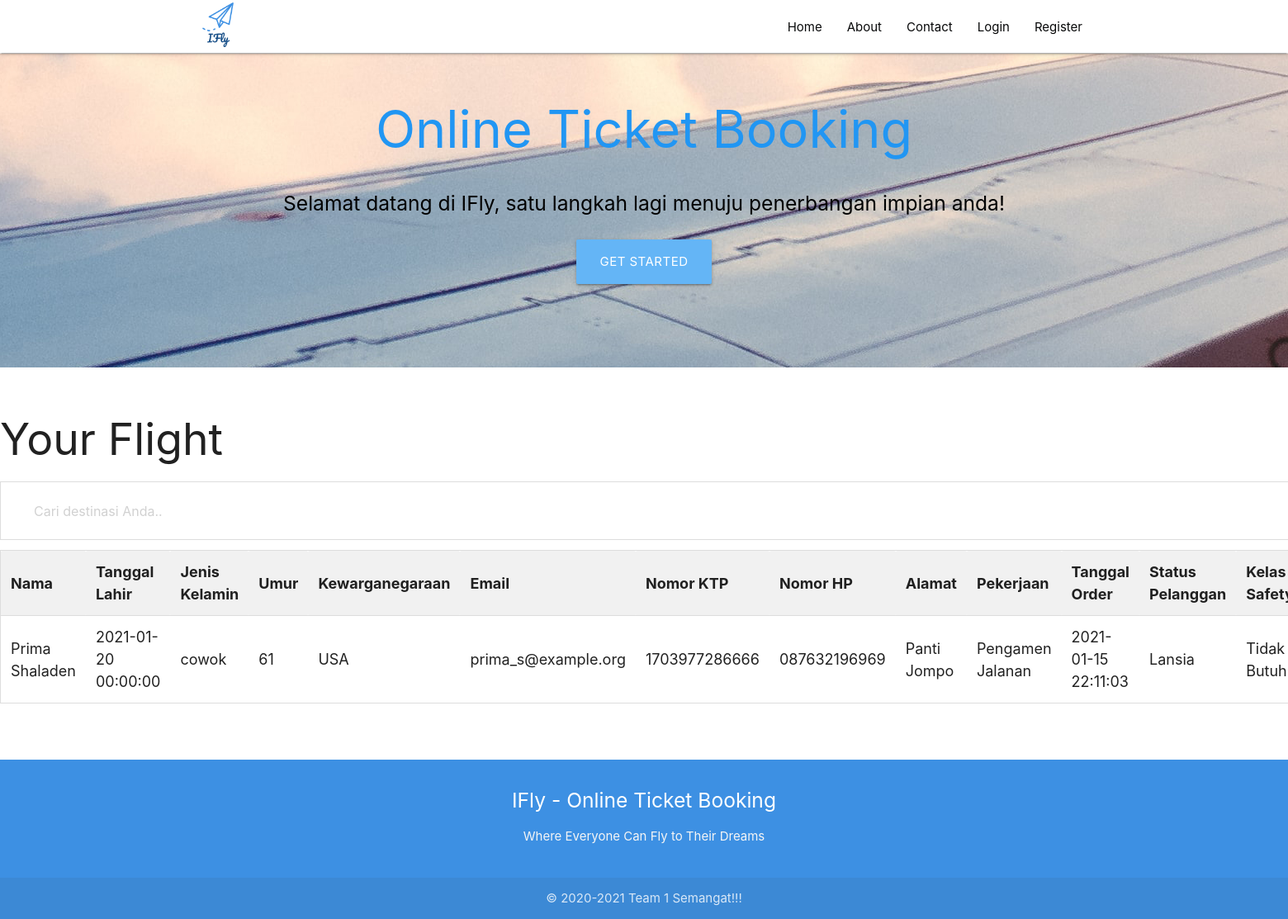
The app's page /pemesanan.php with its own data.
### tables this page shows
CREATE TABLE IF NOT EXISTS `pesanan_pelanggan` (
  `id_pelanggan` int(11) NOT NULL,
  `id_status_pelanggan` tinyint(4) NOT NULL,
  `id_kelas_safety` tinyint(4) NOT NULL,
  `nama` varchar(50) NOT NULL,
  `tgl_lahir` datetime NOT NULL,
  `jenis_kelamin` varchar(50) NOT NULL,
  `umur` tinyint(2) NOT NULL,
  `kewarganegaraan` varchar(20) NOT NULL,
  `email` varchar(50) NOT NULL,
  `nomor_ktp` varchar(16) NOT NULL,
  `no_hp` varchar(13) NOT NULL,
  `alamat` varchar(150) NOT NULL,
  `pekerjaan` varchar(25) NOT NULL,
  `suket_covid` varchar(50) DEFAULT NULL,
  `tgl_perubahan` datetime DEFAULT NULL
);

### pemesanan.php (the view, shortened to what this page needs)
<?php
include 'conn.php';
$view = "SELECT * FROM pesanan_pelanggan";
$rows = mysqli_query($conn, $view);
include 'header.php';
?>
    <div class="home">
      <div id="index-banner" class="parallax-container">
        <div class="section no-pad-bot">
          <div class="container">
            <br><br>
            <h1 class="header center blue-text">Online Ticket Booking</h1>
            <div class="row center">
              <h5
                  class="header col s12 black-text">Selamat datang di IFly, satu langkah lagi menuju penerbangan impian anda!
              </h5>
            </div>
            <div class="row center">
            <?php if ($_SESSION) : ?>
                <a href="order.php" id="download-button" class="btn-large waves-effect waves-light blue lighten-2">Get Started</a>
            <?php else: ?>
                <a href="login.php" id="download-button" class="btn-large waves-effect waves-light blue lighten-2">Get Started</a>
            <?php endif; ?>
            </div>
            <br><br>
          </div>
        </div>
        <div width="100%" class="parallax"><img src="images/Parallax1.jpg" alt="Unsplashed background img 1"></div>
      </div>
      <br>
        </head>
        <body>
        <h2>Your Flight</h2>
        <input type="text" id="myInput" onkeyup="myFunction()" placeholder="Cari destinasi Anda.." title="Type in a name">
        <table id="myTable">
        <tr class="header">
            <th style="width:auto%;">Nama</th>
            <th style="width:auto%;">Tanggal Lahir</th>
            <th style="width:auto%;">Jenis Kelamin</th>
            <th style="width:auto%;">Umur</th>
            <th style="width:auto%;">Kewarganegaraan</th>
            <th style="width:auto%;">Email</th>
            <th style="width:auto%;">Nomor KTP</th>
            <th style="width:auto%;">Nomor HP</th>
            <th style="width:auto%;">Alamat</th>
            <th style="width:auto%;">Pekerjaan</th>
            <th style="width:auto%;">Tanggal Order</th>
            <th style="width:auto%;">Status Pelanggan</th>
            <th style="width:auto%;">Kelas Safety</th>
        </tr>
        <?php foreach($rows as $row) : ?>
        <tr>
            <td><?= $row['nama']?></td>
            <td><?= $row['tgl_lahir']?></td>
            <td><?= $row['jenis_kelamin']?></td>
            <td><?= $row['umur']?></td>
            <td><?= $row['kewarganegaraan']?></td>
            <td><?= $row['email']?></td>
            <td><?= $row['nomor_ktp']?></td>
            <td><?= $row['no_hp']?></td>
            <td><?= $row['alamat']?></td>
            <td><?= $row['pekerjaan']?></td>
            <td><?= $row['tgl_perubahan']?></td>
            <td>
              <?php
                  if($row['id_status_pelanggan']==3){
                    echo 'Lansia';
                  }
                  elseif($row['id_status_pelanggan']==2){
                    echo 'Reguler';
                  }
                  else{
                    echo 'Balita';
                  }
              ?>
            </td>
            <td>
              <?php
                  if($row['id_kelas_safety']==1){
                    echo 'Butuh';
                  }
                  else{
                    echo 'Tidak Butuh';
                  }
              ?>
            </td>
        </tr>
        <?php endforeach; ?>
        </table>
        <br>
        <br>
        <br>
    </div>
<?php
include 'footer.php';
?>

### header.php (shortened to what this page needs)
<!DOCTYPE html>
<html lang="en">
  <head>
    <link href="css/materialize.css" type="text/css" rel="stylesheet"/>
    <link href="css/style.css" type="text/css" rel="stylesheet"/>
  </head>
  <body>
    <nav class="white" role="navigation">
    <?php if ($_SESSION) : ?>
        <div class="nav-wrapper container">
          <a id="logo-container" href="index.php" class="brand-logo"><img class="responsive-img" src="images/logo.png" width="60" height="auto"></a>
          <ul class="right hide-on-med-and-down">
            <li><a class="waves-effect" href="index.php">Home</a></li>
            <li><a class="waves-effect" href="about.php">About</a></li>
            <li><a class="waves-effect" href="contact.php">Contact</a></li>
            <li>
                <a class='dropdown-trigger btn' href='#' data-target='dropdown1'><?php echo $_SESSION['email']?></a>
                <ul id='dropdown1' class='dropdown-content'>
                  <li><a href="order.php">Pesan</a></li>
                  <li><a href="caripesanan.php">Cari Pesanan</a></li>
                  <li><a href="suratkedatangan.php">Surat Kedatangan</a></li>
                  <li><a href="fiture-kelas.php">Fiture Kelas</a></li>
                  <li class="divider" tabindex="-1"></li>
                  <li><a href="pemesanan.php">Pemesanan</a></li>
                  <li><a href="logout.php">Logout</a></li>
                  <!-- <li class="divider" tabindex="-1"></li>
                  <li><a href="#!">three</a></li>
                  <li><a href="#!"><i class="material-icons">view_module</i>four</a></li>
                  <li><a href="#!"><i class="material-icons">cloud</i>five</a></li> -->
                </ul>
            </li>
            <!-- <li><a class="waves-effect" href="#"><?php echo $_SESSION['email']?></a></li>
            <li><a class="waves-effect" href="logout.php">Logout</a></li> -->
          </ul>
          <ul id="nav-mobile" class="sidenav">
            <li><a class="waves-effect" href="index.php">Home</a></li>
            <li><a class="waves-effect" href="about.php">About</a></li>
            <li><a class="waves-effect" href="contact.php">Contact</a></li>
            <li><a class="waves-effect" href="order.php">Order</a></li>
            <li><a class="waves-effect" href="#"><?php echo $_SESSION['email']?></a></li>
            <li><a class="waves-effect" href="logout.php">Logout</a></li>
          </ul>
          <a href="#" data-target="nav-mobile" class="sidenav-trigger"><i class="material-icons">menu</i></a>
        </div>
    <?php else: ?>
        <div class="nav-wrapper container">
          <a id="logo-container" href="index.php" class="brand-logo"><img class="responsive-img" src="images/logo.png" width="60" height="auto"></a>
          <ul class="right hide-on-med-and-down">
            <li><a class="waves-effect" href="index.php">Home</a></li>
            <li><a class="waves-effect" href="about.php">About</a></li>
            <li><a class="waves-effect" href="contact.php">Contact</a></li>
            <li><a class="waves-effect" href="login.php">Login</a></li>
            <li><a class="waves-effect" href="register.php">Register</a></li>
          </ul>
        </div>
    <?php endif; ?>
      </nav>

### footer.php (shortened to what this page needs)
    <footer class="page-footer">
      <div class="container">
        <div class="row">
          <div class="col l12 s12 center-align">
            <h5 class="white-text">IFly - Online Ticket Booking</h5>
            <p class="grey-text text-lighten-4">Where Everyone Can Fly to Their Dreams</p>
          </div>
        </div>
      </div>
      <div class="footer-copyright center-align">
        <div class="container">
            © 2020-2021 Team 1 Semangat!!!<br>
        </div>
      </div>
    </footer>
  </body>
</html>

### css/style.css (style rules this page uses)
nav ul a, nav .brand-logo { color: #08090A; }
p { line-height: 2rem; }
.parallax-container { min-height: 380px; line-height: 0; height: auto; width: 100%; color: rgba(255,255,255,.9); }
.parallax-container .section { width: 100%; }
footer.page-footer { margin: 0; }

### pemesanan.php (style rules this page uses)
* { box-sizing: border-box; }
#myInput { background-image: url('/css/searchicon.png'); background-position: 10px 10px; background-repeat: no-repeat; width: 100%; font-size: 16px; padding: 12px 20px 12px 40px; border: 1px solid #ddd; margin-bottom: 12px; }
#myTable { border-collapse: collapse; width: 100%; border: 1px solid #ddd; font-size: 18px; }
#myTable th, #myTable td { text-align: left; padding: 12px; }
#myTable tr { border-bottom: 1px solid #ddd; }
#myTable tr.header, #myTable tr:hover { background-color: #f1f1f1; }

### records on screen
pesanan_pelanggan: nama "Prima Shaladen", tgl_lahir "2021-01-20 00:00:00", jenis_kelamin "cowok", umur "61", kewarganegaraan "USA", email "prima_s@example.org", nomor_ktp "1703977286666", no_hp "087632196969", alamat "Panti Jompo", pekerjaan "Pengamen Jalanan", tgl_perubahan "2021-01-15 22:11:03", shows "Lansia", shows "Tidak Butuh"
